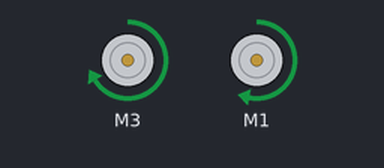
Bench run of a sketch on a simulated Arduino Uno, built with avr-gcc and run on an emulated ATmega328P. Shown: 2 × DC motor (green arrow = forward, orange = backward, longer = faster).

Above: at 0.1 s.
Timing chart, 0 to 1.6 s (numbered marks = the images above):
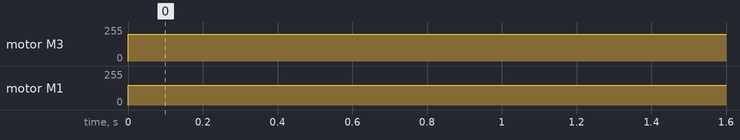

The sketch:

TheBestTurner.ino
```cpp
// DRIVE THE BREADBOARD BOT
//Include these items
#include <Wire.h>
#include <Adafruit_MotorShield.h>
  Adafruit_MotorShield AFMS = Adafruit_MotorShield();
//Define Constants
  #define TESTTIME 1000
  const byte SPEED = 150;

//Define Motor Ports

    const byte LEFTMOTORPORT = 3;
    const byte RIGHTMOTORPORT = 1;
//Create the pointers for the motors
Adafruit_DCMotor *motorLeft = AFMS.getMotor(LEFTMOTORPORT);
Adafruit_DCMotor *motorRight = AFMS.getMotor(RIGHTMOTORPORT);


//The setup
void setup() {
  AFMS.begin(); // Start by stopping all motors

}

void loop() {
  // put your main code here, to run repeatedly:
    motorLeft->setSpeed(200);
    motorRight->setSpeed(150);
  //Set the speed for the robot
  //What direction to
    motorLeft->run(FORWARD);
    motorRight->run(FORWARD);
     delay(3000);
}
```

Measured:
- by itself, motor M3: stopped → forward 200/255 at 0.00 s
- by itself, motor M1: stopped → forward 150/255 at 0.00 s
